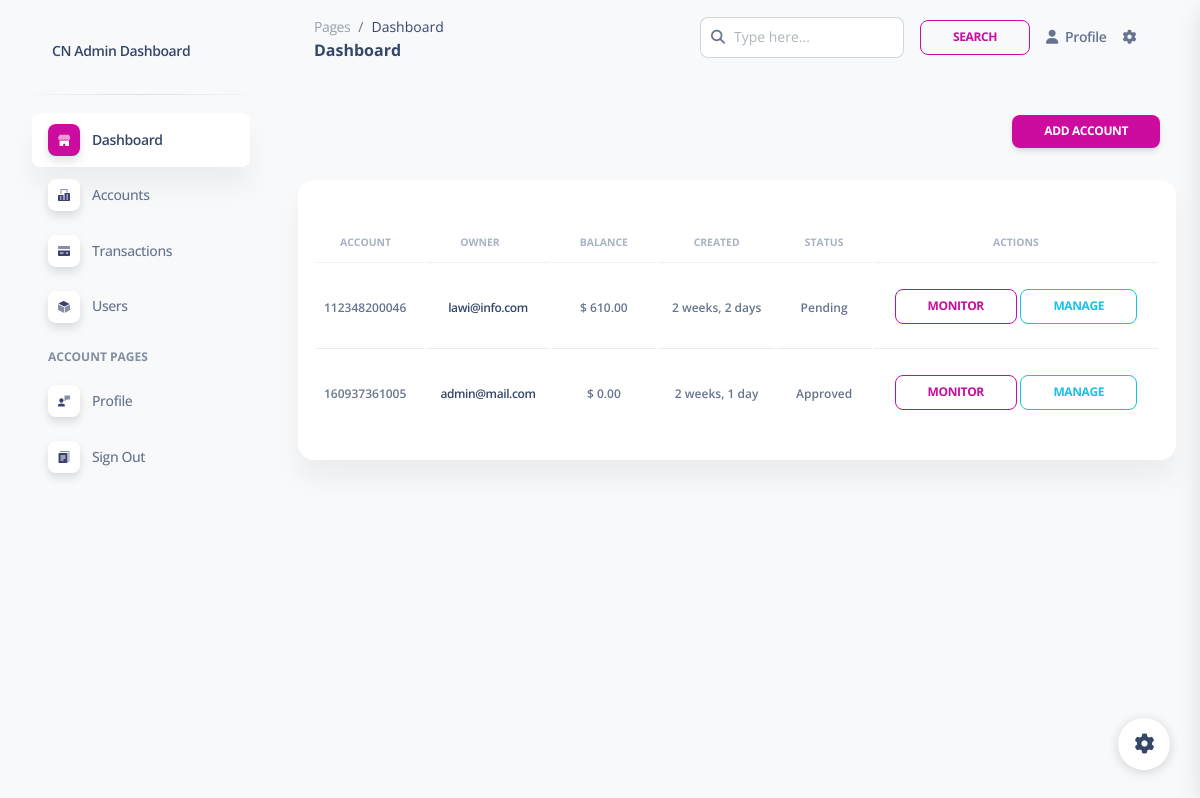
The page /control/accounts/ on the database as committed earlier.
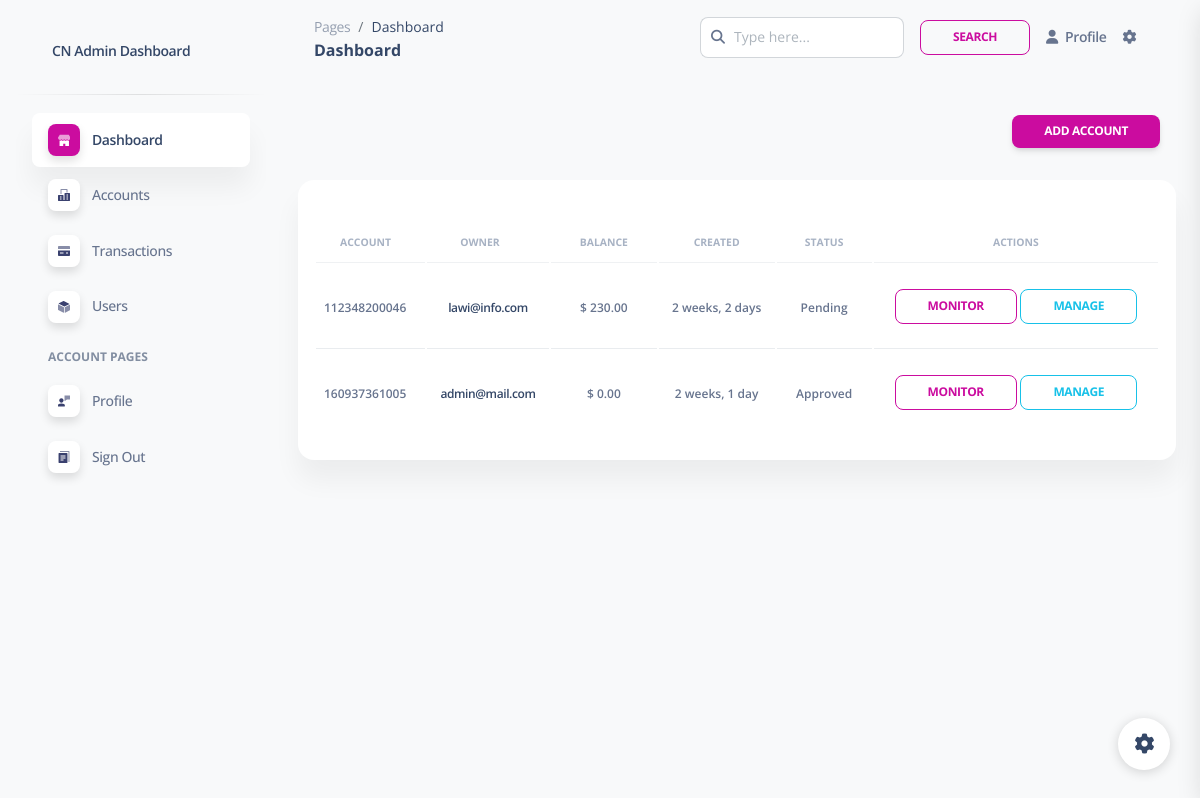
The same page on the database as committed later.
### core/models.py (models this page shows, shortened)
class Account(models.Model):
    STATUS = [
        ('Active', 'active'),
        ('Inactive', 'inactive'),
        ('Pending', 'pending'),
        ('On Hold', 'on hold'),
        ('Closed', 'closed'),
    ]
    user = models.OneToOneField(CustomUser, on_delete=models.CASCADE, related_name='account')
    balance = models.DecimalField(max_digits=12, decimal_places=2, default=0.00)
    status = models.CharField(max_length=50, choices=STATUS, default='pending')
    account_no = models.CharField(max_length=12, editable=False, unique=True)

### accounts/models.py (models this page shows, shortened)
class CustomUser(AbstractBaseUser, PermissionsMixin):
    ROLES = [
        ('User', 'user'),
        ('Staff', 'staff'),
        ('Admin', 'admin'),
    ]
    first_name = models.CharField(max_length=30, blank=False)
    last_name = models.CharField(max_length=30, blank=False)
    address = models.TextField(blank=True, null=True)
    phone_no = models.IntegerField(blank=True, null=True)
    email = models.EmailField(unique=True)
    date_joined = models.DateTimeField(default=timezone.now)
    last_login = models.DateTimeField(null=True, blank=True)
    is_active = models.BooleanField(default=True)
    is_staff = models.BooleanField(default=False)
    user_type = models.CharField(max_length=20, choices=ROLES, default='User')
    account_no = models.CharField(max_length=12, unique=True, editable=False)
    password_reset_token = models.CharField(max_length=100, blank=True, null=True)
    password_reset_expiry = models.DateTimeField(blank=True, null=True)
    objects = CustomUserManager()
    USERNAME_FIELD = 'email'
    REQUIRED_FIELDS = ['first_name', 'last_name']

### control/views.py (the view)
# urls.py: path('accounts/', views.AccountListView.as_view(), name='accounts'),
class AccountListView(ListView):
    context_object_name = 'accounts'
    model = Account
    template_name = 'accounts/accounts.html'
    paginate_by = 5

### control/templates/accounts/accounts.html
{% extends '../dashboard.html' %}
{% block content %}
<div class="container py-4">
    <div class="d-flex justify-content-end m-3">
        <a href="#" class="btn  btn-sm btn-primary">
            Add Account
        </a>
    </div>
    <div class="card p-3">
        <div class="card-body px-0 pb-2">
            <div class="table-responsive">
                <table class="table align-items-center mb-0">
                    <thead>
                        <tr>
                            <th class="text-uppercase text-secondary text-xxs font-weight-bolder opacity-7">
                                Account</th>
                            <th class="text-uppercase text-secondary text-xxs font-weight-bolder opacity-7 ps-2 text-center">
                                Owner</th>
                            <th class="text-center text-uppercase text-secondary text-xxs font-weight-bolder opacity-7">
                                Balance</th>
                            <th class="text-center text-uppercase text-secondary text-xxs font-weight-bolder opacity-7">
                                Created</th>
                            <th class="text-center text-uppercase text-secondary text-xxs font-weight-bolder opacity-7">
                                Status</th>
                            <th class="text-center text-uppercase text-secondary text-xxs font-weight-bolder opacity-7">
                                Actions</th>
                        </tr>
                    </thead>
                    {% for acc in accounts %}
                    <tr>
                        <td class="align-middle text-sm ">
                            <span class="text-xs font-weight-bold"> {{acc.account_no}} </span>
                        </td>
                        <td class="align-middle text-center text-sm">
                            <span class="text-xs font-weight-bold">
                                <a href="">{{acc.user.email}} </a>
                            </span>
                        </td>
                        <td class="align-middle text-center text-sm">
                            <span class="text-xs font-weight-bold"> $ {{acc.balance}} </span>
                        </td> <td class="align-middle text-center text-sm">
                            <span class="text-xs font-weight-bold"> {{acc.user.date_joined | timesince }} </span>
                        </td>
                        <td class="align-middle text-center text-sm">
                            <span class="text-xs font-weight-bold"> {{acc.status}} </span>
                        </td>
                        <td class="align-middle text-center text-sm">
                            <a href="" class="btn btn-sm mt-3 btn-outline-primary">Monitor</a>
                            <a href="{% url 'update_account' acc.id%}" class="btn btn-sm mt-3 btn-outline-info">Manage</a>
                        </td>
                    </tr>
                    {% endfor %}
                </table>
            </div>
        </div>
    </div>
</div>
{% endblock %}

Rows that differ between the two databases and show on the page:
changed Account "Pending": balance "610.00" → "230.00"
